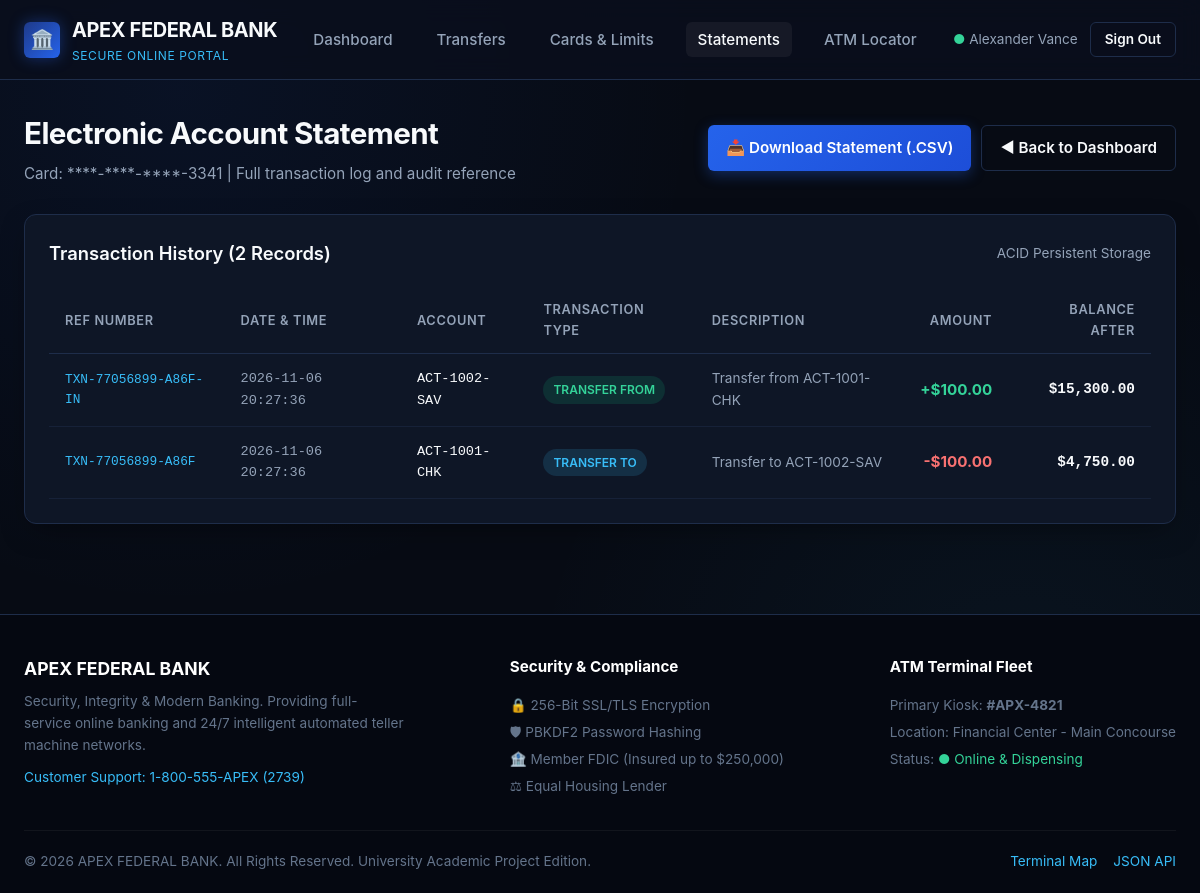
/statement (signed in), run on the app's committed database.
### tables this page shows
CREATE TABLE transactions (
                    tx_id TEXT PRIMARY KEY,
                    card_number TEXT NOT NULL,
                    account_number TEXT NOT NULL,
                    tx_type TEXT NOT NULL,
                    amount REAL NOT NULL,
                    balance_after REAL NOT NULL,
                    timestamp TEXT NOT NULL,
                    description TEXT,
                    notes_dispensed_json TEXT,
                    fee REAL DEFAULT 0.0
                );

### web/routes/public.py (the view)
@public_bp.route("/statement")
@login_required
def statement():
    repo, service, audit = get_services()
    card_number = session["card_number"]
    card = repo.get_card(card_number)
    accounts = service.get_accounts_for_card(card_number)
    transactions = service.get_statement(card_number, limit=50)
    return render_template(
        "statement.html",
        card=card,
        masked_card=mask_card_number(card.card_number),
        accounts=accounts,
        transactions=transactions
    )

### core/bank_service.py (called while the page is built)
    def get_accounts_for_card(self, card_number: str) -> List[Account]:
        return self.repo.get_accounts_for_card(card_number)

    def get_statement(self, card_number: str, limit: int = 10) -> List[Transaction]:
        return self.repo.get_transaction_history(card_number, limit)

### core/security.py (called while the page is built)
def clean_card_number(card_number: str) -> str:
    return re.sub(r'\D', '', card_number)

def mask_card_number(card_number: str) -> str:
    digits = clean_card_number(card_number)
    if len(digits) < 4:
        return "****"
    last_four = digits[-4:]
    return f"****-****-****-{last_four}"

### storage/database.py (called while the page is built)
def get_connection(db_path: Path = DB_PATH) -> sqlite3.Connection:
    conn = sqlite3.connect(str(db_path), check_same_thread=False)
    conn.execute("PRAGMA foreign_keys = ON;")
    conn.row_factory = sqlite3.Row
    return conn

### storage/repository.py (called while the page is built)
    def get_cassettes(self) -> Dict[int, int]:
        cur = self.conn.execute("SELECT denomination, count FROM cassettes ORDER BY denomination DESC")
        return {row["denomination"]: row["count"] for row in cur.fetchall()}

### web/routes/auth.py (called while the page is built)
def get_services():
    conn = get_connection()
    repo = BankRepository(conn)
    audit = AuditLogger(conn)
    dispenser = CashDispenser(repo)
    service = BankService(repo, dispenser, audit)
    return repo, service, audit

def login_required(f):
    @wraps(f)
    def decorated_function(*args, **kwargs):
        if "card_number" not in session:
            flash("Please sign in to access your online banking dashboard.", "warning")
            return redirect(url_for("auth.login", next=request.url))
        return f(*args, **kwargs)
    return decorated_function

### web/templates/statement.html (shortened to what this page needs)
{% extends "base.html" %}
{% block content %}
<div class="page-header">
    <div>
        <h1 class="page-title">Electronic Account Statement</h1>
        <p class="page-subtitle">Card: {{ masked_card }} | Full transaction log and audit reference</p>
    </div>
    <div style="display: flex; gap: 10px;">
        <a href="{{ url_for('public.download_csv') }}" class="btn btn-primary">
            📥 Download Statement (.CSV)
        </a>
        <a href="{{ url_for('dashboard.overview') }}" class="btn btn-outline">
            ◀ Back to Dashboard
        </a>
    </div>
</div>
<div class="card-panel">
    <div class="card-header">
        <h2 class="card-title">Transaction History ({{ transactions | length }} Records)</h2>
        <span style="font-size: 0.85rem; color: var(--text-secondary);">ACID Persistent Storage</span>
    </div>
    {% if not transactions %}
        <div style="text-align: center; padding: 50px 20px; color: var(--text-muted);">
            <div style="font-size: 2.5rem; margin-bottom: 10px;">📋</div>
            No transactions found on this card record.
        </div>
    {% else %}
        <div class="table-responsive">
            <table class="table-modern">
                <thead>
                    <tr>
                        <th>Ref Number</th>
                        <th>Date & Time</th>
                        <th>Account</th>
                        <th>Transaction Type</th>
                        <th>Description</th>
                        <th style="text-align: right;">Amount</th>
                        <th style="text-align: right;">Balance After</th>
                    </tr>
                </thead>
                <tbody>
                    {% for tx in transactions %}
                        <tr>
                            <td style="font-family: var(--font-mono); font-size: 0.8rem; color: var(--accent-cyan);">
                                {{ tx.tx_id }}
                            </td>
                            <td style="font-family: var(--font-mono); font-size: 0.85rem; color: var(--text-secondary);">
                                {{ tx.timestamp.strftime("%Y-%m-%d %H:%M:%S") }}
                            </td>
                            <td style="font-family: var(--font-mono); font-size: 0.85rem;">
                                {{ tx.account_number }}
                            </td>
                            <td>
                                <span class="badge {% if tx.tx_type.value in ['CASH DEPOSIT', 'TRANSFER FROM'] %}badge-success{% elif tx.tx_type.value in ['CASH WITHDRAWAL', 'FAST CASH'] %}badge-danger{% else %}badge-info{% endif %}">
                                    {{ tx.tx_type.value }}
                                </span>
                            </td>
                            <td style="font-size: 0.85rem; color: var(--text-secondary);">
                                {{ tx.description if tx.description else "ATM Terminal Transaction" }}
                            </td>
                            <td style="text-align: right; font-weight: 700; color: {% if tx.tx_type.value in ['CASH DEPOSIT', 'TRANSFER FROM'] %}#34D399{% else %}#F87171{% endif %};">
                                {% if tx.tx_type.value in ['CASH DEPOSIT', 'TRANSFER FROM'] %}+{% else %}-{% endif %}{{ tx.amount | currency }}
                            </td>
                            <td style="text-align: right; font-family: var(--font-mono); font-size: 0.9rem; font-weight: 600;">
                                {{ tx.balance_after | currency }}
                            </td>
                        </tr>
                    {% endfor %}
                </tbody>
            </table>
        </div>
    {% endif %}
</div>
{% endblock %}

### web/templates/base.html (shortened to what this page needs)
<!DOCTYPE html>
<html lang="en">
<head>
    <link rel="stylesheet" href="{{ url_for('static', filename='css/style.css') }}">
</head>
<body>
    <header class="site-header">
        <div class="nav-container">
            <a href="{% if session.card_number %}{{ url_for('dashboard.overview') }}{% else %}{{ url_for('public.index') }}{% endif %}" class="brand-link">
                <div class="brand-logo">🏛️</div>
                <div>
                    <div>{{ BANK_NAME }}</div>
                    <div style="font-size: 0.75rem; font-weight: 400; color: var(--accent-cyan); letter-spacing: 0.05em;">SECURE ONLINE PORTAL</div>
                </div>
            </a>
            <nav>
                <ul class="nav-links">
                    {% if session.card_number %}
                        <li><a href="{{ url_for('dashboard.overview') }}" class="{% if request.endpoint == 'dashboard.overview' %}active{% endif %}">Dashboard</a></li>
                        <li><a href="{{ url_for('transfers.transfer') }}" class="{% if request.endpoint == 'transfers.transfer' %}active{% endif %}">Transfers</a></li>
                        <li><a href="{{ url_for('cards.manage') }}" class="{% if request.endpoint == 'cards.manage' %}active{% endif %}">Cards & Limits</a></li>
                        <li><a href="{{ url_for('public.statement') }}" class="{% if request.endpoint == 'public.statement' %}active{% endif %}">Statements</a></li>
                        <li><a href="{{ url_for('public.atm_locator') }}" class="{% if request.endpoint == 'public.atm_locator' %}active{% endif %}">ATM Locator</a></li>
                    {% else %}
                        <li><a href="{{ url_for('public.index') }}">Personal Banking</a></li>
                        <li><a href="{{ url_for('public.atm_locator') }}">ATM Network</a></li>
                        <li><a href="{{ url_for('public.index') }}#security">Security</a></li>
                    {% endif %}
                </ul>
            </nav>
            <div class="nav-auth">
                {% if session.card_number %}
                    <span style="font-size: 0.85rem; color: var(--text-secondary); display: inline-block;">
                        <span style="color: #34D399;">●</span> {{ session.holder_name }}
                    </span>
                    <a href="{{ url_for('auth.logout') }}" class="btn btn-outline" style="padding: 6px 14px; font-size: 0.85rem;">Sign Out</a>
                {% else %}
                    <a href="{{ url_for('auth.login') }}" class="btn btn-primary">Sign In</a>
                {% endif %}
            </div>
        </div>
    </header>
    <main class="main-wrapper">
        {% block content %}{% endblock %}
    </main>
    <footer class="site-footer">
        <div class="footer-content">
            <div class="footer-brand">
                <div style="font-size: 1.1rem; font-weight: 700; color: #FFFFFF; margin-bottom: 8px;">{{ BANK_NAME }}</div>
                <p>{{ BANK_TAGLINE }}. Providing full-service online banking and 24/7 intelligent automated teller machine networks.</p>
                <p style="margin-top: 10px; color: #38BDF8;">Customer Support: {{ SUPPORT_PHONE }}</p>
            </div>
            <div>
                <h4 style="color: #FFFFFF; font-size: 0.95rem; margin-bottom: 12px;">Security & Compliance</h4>
                <ul style="list-style: none; line-height: 2;">
                    <li>🔒 256-Bit SSL/TLS Encryption</li>
                    <li>🛡 PBKDF2 Password Hashing</li>
                    <li>🏦 Member FDIC (Insured up to $250,000)</li>
                    <li>⚖ Equal Housing Lender</li>
                </ul>
            </div>
            <div>
                <h4 style="color: #FFFFFF; font-size: 0.95rem; margin-bottom: 12px;">ATM Terminal Fleet</h4>
                <ul style="list-style: none; line-height: 2;">
                    <li>Primary Kiosk: <strong>#{{ TERMINAL_ID }}</strong></li>
                    <li>Location: {{ TERMINAL_LOCATION }}</li>
                    <li>Status: <span style="color: #34D399;">● Online & Dispensing</span></li>
                </ul>
            </div>
        </div>
        <div class="footer-bottom">
            <div>&copy; {{ current_year }} {{ BANK_NAME }}. All Rights Reserved. University Academic Project Edition.</div>
            <div style="display: flex; gap: 16px;">
                <a href="{{ url_for('public.atm_locator') }}">Terminal Map</a>
                <a href="{{ url_for('api.atm_status') }}" target="_blank">JSON API</a>
            </div>
        </div>
    </footer>
</body>
</html>

### data on the page
transactions: tx_id "TXN-77056899-A86F-IN", timestamp "2026-11-06 20:27:36", account_number "ACT-1002-SAV", tx_type.value "TRANSFER FROM", description "Transfer from ACT-1001-CHK", amount "$100.00", balance_after "$15,300.00"
transactions: tx_id "TXN-77056899-A86F", timestamp "2026-11-06 20:27:36", account_number "ACT-1001-CHK", tx_type.value "TRANSFER TO", description "Transfer to ACT-1002-SAV", amount "$100.00", balance_after "$4,750.00"

### other printed values
{{ BANK_NAME }} "APEX FEDERAL BANK"
{{ session.holder_name }} "Alexander Vance"
{{ masked_card }} "****-****-****-3341"
{{ transactions | length }} "2"
{{ BANK_TAGLINE }} "Security, Integrity & Modern Banking"
{{ SUPPORT_PHONE }} "1-800-555-APEX (2739)"
{{ TERMINAL_ID }} "APX-4821"
{{ TERMINAL_LOCATION }} "Financial Center - Main Concourse"
